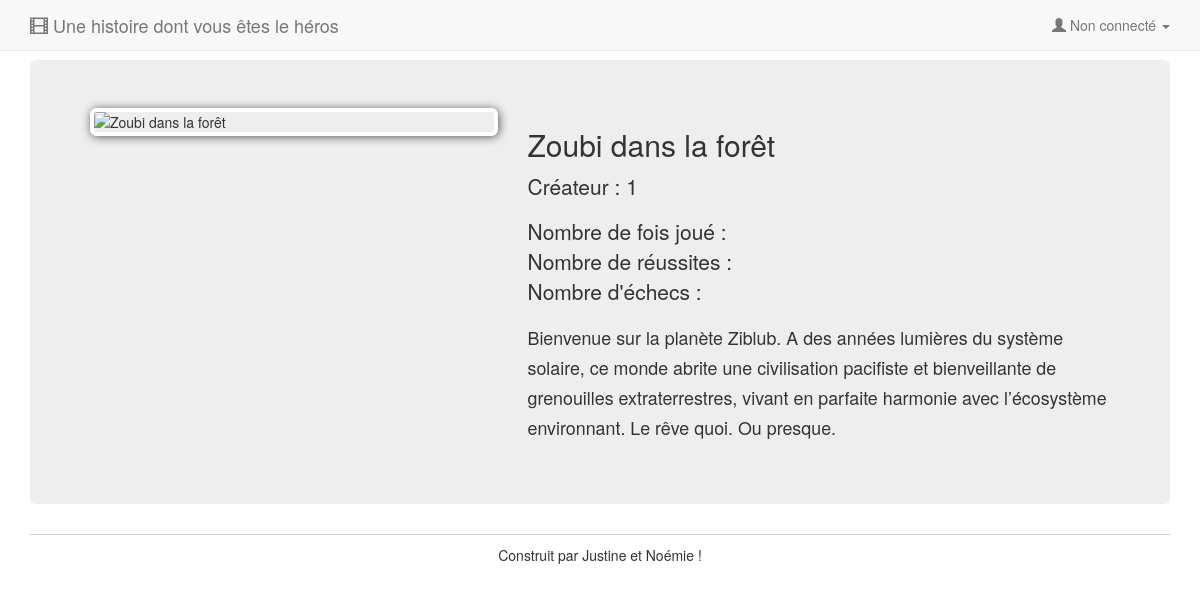
The page /php/histoires.php?id=2 on the database its author committed.
### tables this page shows
CREATE TABLE `histoire` (
  `id_hist` int(11) NOT NULL,
  `nom_hist` varchar(70) NOT NULL,
  `illustration` varchar(50) NOT NULL,
  `synopsis` varchar(300) NOT NULL,
  `id_createur` int(11) NOT NULL,
  `nb_fois_jouee` int(11) DEFAULT NULL,
  `nb_reussites` int(11) DEFAULT NULL,
  `nb_morts` int(11) DEFAULT NULL
);

### php/histoires.php (the view, shortened to what this page needs)
<?php
require_once("connect.php");
?>
<!doctype html>
<html>
<?php include 'templatesHTML/head.php';?>
<body>
    <div class="container">
        <?php include 'templatesHTML/navbar.php';
        if(isset($_GET['id']) && !empty($_GET['id'])) {
            $req = "SELECT * FROM histoire WHERE id_hist=" . $_GET['id'];
            $res = $BDD -> query($req);
            $ligne = $res->fetch();?>
        <div class="jumbotron">
            <div class="row">
                <div class="col-md-5 col-sm-7">
                    <img class="img-responsive movieImage" src="../images/<?php echo strtolower($ligne['illustration']); ?>" title="<?= $ligne['nom_hist']; ?>" />
                </div>
                <div class="col-md-7 col-sm-5">
                    <h2><?= $ligne['nom_hist']; ?></h2>
                    <p>Créateur : <?= $ligne['id_createur']; ?></p>
                    <p>Nombre de fois joué : <?= $ligne['nb_fois_jouee']; ?><br/>
                    Nombre de réussites : <?= $ligne['nb_reussites']; ?><br/>
                    Nombre d'échecs : <?= $ligne['nb_morts']; ?></p>
                    <p><small><?= $ligne['synopsis']; ?></small></p>
                </div>
            </div>
        </div>
    <?php } ?>
    <?php include 'templatesHTML/footer.php'; ?>
    </div>
</body>
</html>

### css/style.css (style rules this page uses)
body { padding-top: 60px; }
.movieImage { border-radius: 7px; border: 4px solid white; box-shadow: 1px 1px 10px #555; }

### rows shown on the page
histoire: nom_hist "Zoubi dans la forêt", id_createur "1", synopsis "Bienvenue sur la planète Ziblub. A des années lumières du système solaire, ce monde abrite une civilisation pacifiste et bienveillante de grenouilles extraterrestres, vivant en parfaite harmonie avec l’écosystème environnant. Le rêve quoi. Ou presque."
